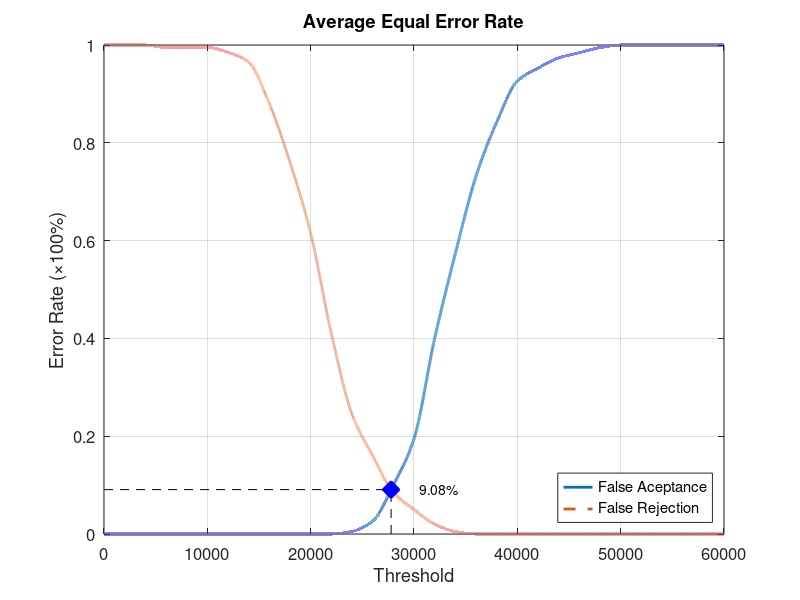
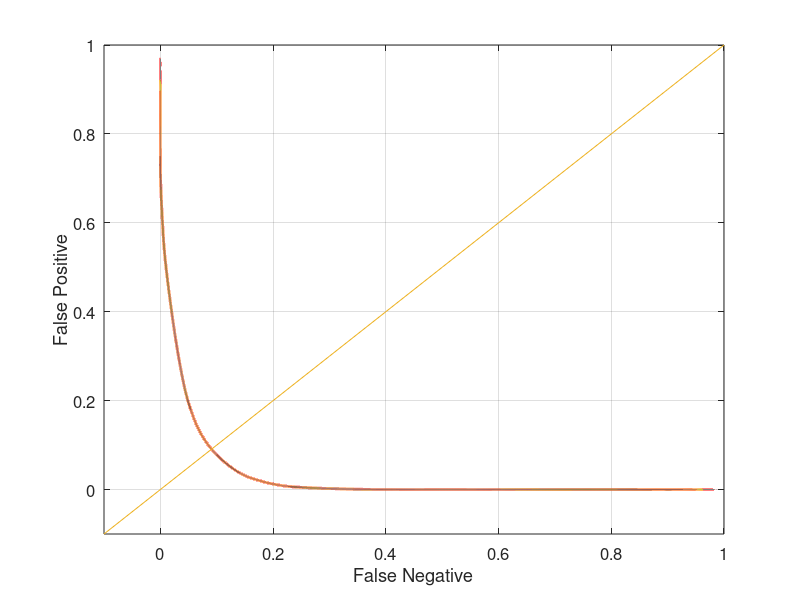

The MATLAB source for these figures, in order:
function yEER = Database3_4
close all;
clear;
clc;
x = 0:2000:60000;
xq = 0:0.5:60000;

y0 = [0 0 0 0 0 0 0 0 0 0 0 0 0.00526316 0.0263158 0.1 0.194737 0.4 0.573684 0.731579 0.842105 0.926316 0.952632 0.973684 0.984211 0.994737 1 1 1 1 1 1];
yy0 = interp1(x, y0, xq, 'pchip');
y1 = [1 1 1 0.995 0.995 0.995 0.985 0.965 0.88 0.76 0.615 0.41 0.245 0.16 0.085 0.05 0.02 0.005 0 0 0 0 0 0 0 0 0 0 0 0 0];
yy1 = interp1(x, y1, xq, 'pchip');

% Calculating EER: 
y2 = abs(y0 - y1);
find(y2 == min(y2))
yy2 = abs(yy0 - yy1);
xEER = find(yy2 == min(yy2));
xEERIndex = xq(xEER) % X-axis EER
yEER = yy0(xEER) % Y-axis EER

main = figure
plot(xq, yy0,'-','LineWidth', 2);	hold on
plot(xq, yy1,'--','LineWidth', 2);	hold on
plot([xEERIndex xEERIndex], [0 yEER], 'k--');	hold on
plot([0 xEERIndex], [yEER yEER], 'k--');	hold on
plot(xEERIndex, yEER, 'bx', 'LineWidth', 10);	hold on
text(xEERIndex + 10 * xEERIndex / 100, yEER, [num2str(round((10000 * yEER)) / 100) '%'])
legend('False Aceptance', 'False Rejection', 'Location', 'SouthEast')
xlabel('Threshold')
ylabel('Error Rate (\times100%)')
title('Average Equal Error Rate')
set(gca, 'FontSize', 12)
axis([0 60000 0 1])
grid on

print(main, 'Database3_4Main', '-dpng');
FNRxFPR = figure('Color', [1 1 1]);
plot(yy1, yy0, '-', yy1, yy0, 'LineWidth', 2);
hold on
y = -0.1:0.1:1
plot(y, y); 
set(gca, 'FontSize', 12)
xlabel('False Negative')
ylabel('False Positive')
axis([-0.1 1 -0.1 1])
set(gca, 'FontSize', 12)
grid on

print(FNRxFPR, 'Database3_4FNRxFPR','-dpng');
end
